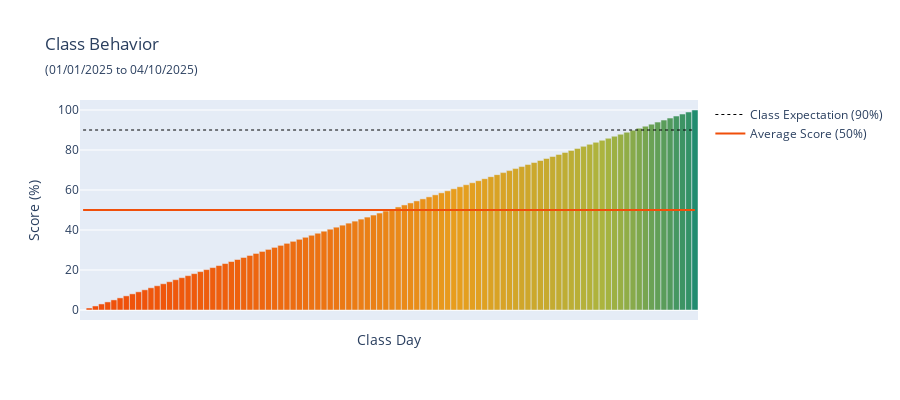

Here is the notebook cell this chart was saved with:
### Code cell
get_overall_behavior_graph("me")
